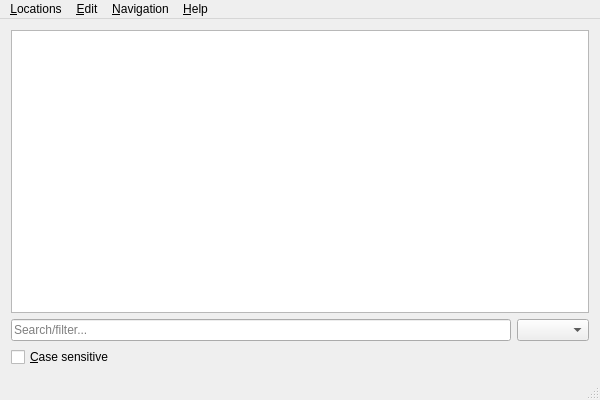
<?xml version="1.0" encoding="UTF-8"?>
<ui version="4.0">
 <author>Bogdan Marinov</author>
 <class>LocationListEditor</class>
 <widget class="QMainWindow" name="LocationListEditor">
  <property name="geometry">
   <rect>
    <x>0</x>
    <y>0</y>
    <width>600</width>
    <height>400</height>
   </rect>
  </property>
  <widget class="QWidget" name="centralWidget">
   <layout class="QVBoxLayout" name="verticalLayout">
    <item>
     <widget class="QTableView" name="tableView">
      <property name="acceptDrops">
       <bool>true</bool>
      </property>
      <property name="dragEnabled">
       <bool>true</bool>
      </property>
      <property name="dragDropOverwriteMode">
       <bool>false</bool>
      </property>
      <property name="dragDropMode">
       <enum>QAbstractItemView::DragDrop</enum>
      </property>
      <property name="defaultDropAction">
       <enum>Qt::MoveAction</enum>
      </property>
      <property name="selectionBehavior">
       <enum>QAbstractItemView::SelectRows</enum>
      </property>
      <property name="sortingEnabled">
       <bool>true</bool>
      </property>
     </widget>
    </item>
    <item>
     <widget class="QFrame" name="frameFilter">
      <layout class="QGridLayout" name="gridLayout">
       <property name="margin">
        <number>0</number>
       </property>
       <item row="0" column="1">
        <widget class="QComboBox" name="comboBoxFilteredColumn"/>
       </item>
       <item row="1" column="0" colspan="2">
        <widget class="QCheckBox" name="checkBoxCaseSensitive">
         <property name="text">
          <string>&amp;Case sensitive</string>
         </property>
        </widget>
       </item>
       <item row="0" column="0">
        <widget class="QLineEdit" name="lineEditFilter">
         <property name="placeholderText">
          <string>Search/filter...</string>
         </property>
        </widget>
       </item>
      </layout>
     </widget>
    </item>
   </layout>
  </widget>
  <widget class="QMenuBar" name="menuBar">
   <property name="geometry">
    <rect>
     <x>0</x>
     <y>0</y>
     <width>600</width>
     <height>25</height>
    </rect>
   </property>
   <widget class="QMenu" name="menuLocations">
    <property name="title">
     <string>&amp;Locations</string>
    </property>
    <addaction name="actionOpenProject"/>
    <addaction name="actionOpenUser"/>
    <addaction name="actionOpenFile"/>
    <addaction name="separator"/>
    <addaction name="actionSave"/>
    <addaction name="actionSaveAs"/>
    <addaction name="actionBinary"/>
    <addaction name="actionNativeEolChars"/>
    <addaction name="separator"/>
    <addaction name="actionExit"/>
   </widget>
   <widget class="QMenu" name="menuAbout">
    <property name="title">
     <string>&amp;Help</string>
    </property>
    <addaction name="actionAbout"/>
    <addaction name="actionAboutQt"/>
   </widget>
   <widget class="QMenu" name="menuEdit">
    <property name="title">
     <string>&amp;Edit</string>
    </property>
    <addaction name="actionAddNew"/>
    <addaction name="actionInsertAfter"/>
    <addaction name="actionInsertBefore"/>
    <addaction name="separator"/>
    <addaction name="actionCloneSelected"/>
    <addaction name="actionClonedAtTheEnd"/>
    <addaction name="separator"/>
    <addaction name="actionDelete"/>
   </widget>
   <widget class="QMenu" name="menuNavigation">
    <property name="title">
     <string>&amp;Navigation</string>
    </property>
    <addaction name="actionGoToRow"/>
    <addaction name="actionSearchFilter"/>
    <addaction name="separator"/>
    <addaction name="actionNextDuplicate"/>
    <addaction name="actionDuplicateWrapAround"/>
   </widget>
   <addaction name="menuLocations"/>
   <addaction name="menuEdit"/>
   <addaction name="menuNavigation"/>
   <addaction name="menuAbout"/>
  </widget>
  <widget class="QStatusBar" name="statusBar"/>
  <action name="actionOpenProject">
   <property name="text">
    <string>Open &amp;current project locations</string>
   </property>
   <property name="shortcut">
    <string>Ctrl+O, P</string>
   </property>
  </action>
  <action name="actionOpenUser">
   <property name="text">
    <string>Open current &amp;user locations</string>
   </property>
   <property name="shortcut">
    <string>Ctrl+O, U</string>
   </property>
  </action>
  <action name="actionOpenFile">
   <property name="text">
    <string>&amp;Open locations file...</string>
   </property>
   <property name="shortcut">
    <string>Ctrl+O, F</string>
   </property>
  </action>
  <action name="actionSave">
   <property name="text">
    <string>&amp;Save</string>
   </property>
   <property name="toolTip">
    <string>Save the current location list</string>
   </property>
   <property name="shortcut">
    <string>Ctrl+S</string>
   </property>
  </action>
  <action name="actionSaveAs">
   <property name="text">
    <string>Save &amp;As...</string>
   </property>
  </action>
  <action name="actionExit">
   <property name="text">
    <string>E&amp;xit</string>
   </property>
   <property name="shortcut">
    <string>Ctrl+Q</string>
   </property>
  </action>
  <action name="actionAddNew">
   <property name="text">
    <string>Add &amp;new location</string>
   </property>
   <property name="shortcut">
    <string>Ctrl+N</string>
   </property>
  </action>
  <action name="actionDelete">
   <property name="text">
    <string>&amp;Delete</string>
   </property>
   <property name="toolTip">
    <string>Delete the selected location(s)</string>
   </property>
   <property name="statusTip">
    <string>Delete the selected location(s)</string>
   </property>
   <property name="shortcut">
    <string>Del</string>
   </property>
  </action>
  <action name="actionAbout">
   <property name="text">
    <string>&amp;About...</string>
   </property>
  </action>
  <action name="actionBinary">
   <property name="checkable">
    <bool>true</bool>
   </property>
   <property name="text">
    <string>Also save as a &amp;binary file</string>
   </property>
   <property name="toolTip">
    <string>Also save the list as a compressed .bin.gz file</string>
   </property>
   <property name="statusTip">
    <string>Also save the list as a compressed .bin.gz file</string>
   </property>
  </action>
  <action name="actionCloneSelected">
   <property name="text">
    <string>&amp;Clone selected</string>
   </property>
   <property name="toolTip">
    <string>Clone the selected location(s)</string>
   </property>
   <property name="statusTip">
    <string>Clone the selected location(s)</string>
   </property>
  </action>
  <action name="actionNativeEolChars">
   <property name="checkable">
    <bool>true</bool>
   </property>
   <property name="text">
    <string>Use native line endings</string>
   </property>
   <property name="toolTip">
    <string>Save the list with Windows line endings on Windows</string>
   </property>
   <property name="statusTip">
    <string>Save the list with Windows line endings on Windows</string>
   </property>
  </action>
  <action name="actionInsertAfter">
   <property name="text">
    <string>Insert &amp;after</string>
   </property>
   <property name="toolTip">
    <string>Insert a new location after the current location</string>
   </property>
   <property name="statusTip">
    <string>Insert a new location after the current location</string>
   </property>
   <property name="shortcut">
    <string>Ctrl+I, A</string>
   </property>
  </action>
  <action name="actionInsertBefore">
   <property name="text">
    <string>Insert &amp;before</string>
   </property>
   <property name="toolTip">
    <string>Insert a new location before the current location</string>
   </property>
   <property name="statusTip">
    <string>Insert a new location before the current location</string>
   </property>
   <property name="shortcut">
    <string>Ctrl+I, B</string>
   </property>
  </action>
  <action name="actionClonedAtTheEnd">
   <property name="checkable">
    <bool>true</bool>
   </property>
   <property name="checked">
    <bool>true</bool>
   </property>
   <property name="text">
    <string>Add cloned at the &amp;end</string>
   </property>
   <property name="toolTip">
    <string>Add cloned locations at the end of the list</string>
   </property>
   <property name="statusTip">
    <string>Add cloned locations at the end of the list</string>
   </property>
  </action>
  <action name="actionTest">
   <property name="text">
    <string>Test</string>
   </property>
  </action>
  <action name="actionGoToRow">
   <property name="text">
    <string>&amp;Go to row...</string>
   </property>
   <property name="shortcut">
    <string>Ctrl+L</string>
   </property>
  </action>
  <action name="actionNextDuplicate">
   <property name="text">
    <string>Go to next &amp;duplicate</string>
   </property>
   <property name="shortcut">
    <string>F3</string>
   </property>
  </action>
  <action name="actionDuplicateWrapAround">
   <property name="checkable">
    <bool>true</bool>
   </property>
   <property name="checked">
    <bool>true</bool>
   </property>
   <property name="text">
    <string>&amp;Wrap around</string>
   </property>
  </action>
  <action name="actionAboutQt">
   <property name="text">
    <string>About &amp;Qt...</string>
   </property>
  </action>
  <action name="actionSearchFilter">
   <property name="text">
    <string>&amp;Search/filter...</string>
   </property>
   <property name="shortcut">
    <string>Ctrl+F</string>
   </property>
  </action>
 </widget>
 <layoutdefault spacing="6" margin="11"/>
 <resources/>
 <connections/>
</ui>
